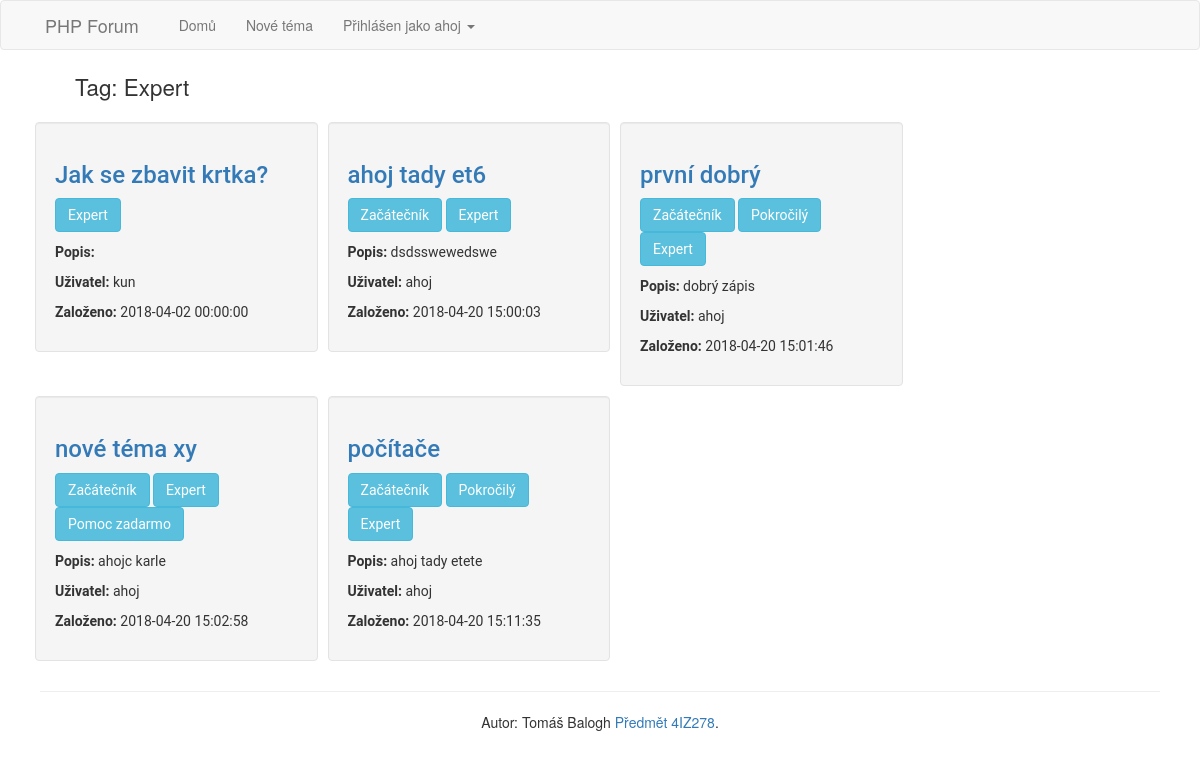
Screenshot of /tags.php?tags_id=3 (signed in) with the database file from the repository.
### tables this page shows
CREATE TABLE `users` (
  `id_user` int(8) UNSIGNED NOT NULL,
  `username` varchar(255) NOT NULL,
  `password` varchar(255) NOT NULL
);

CREATE TABLE `tags` (
  `id` int(11) UNSIGNED NOT NULL,
  `tags_name` varchar(100) NOT NULL
);

CREATE TABLE `topics` (
  `topic_id` int(11) UNSIGNED NOT NULL,
  `topic_name` varchar(255) NOT NULL,
  `topic_description` text NOT NULL,
  `topic_date` datetime NOT NULL,
  `topic_cat` int(8) UNSIGNED NOT NULL,
  `topic_by` int(8) UNSIGNED NOT NULL
);

### user_required.php (called while the page is built, shortened)
<?php
$stmt = $db->prepare("SELECT * FROM users WHERE id_user = ? LIMIT 1");
$stmt->execute(array($_SESSION["user_id"]));
$current_user = $stmt->fetchAll()[0];
?>

### tags.php (the view, shortened to what this page needs)
<?php
require 'db.php';
require 'user_required.php';
$stmt_tag = $db->prepare("SELECT * FROM tags WHERE id=?");
$stmt_tag->execute(array($_GET['tags_id']));
$tag = $stmt_tag->fetch();
$stmt_top = $db->prepare("
select tags.id, tags.tags_name, topics.topic_id, topics.topic_name, topics.topic_description, topics.topic_date, topics.topic_by, users.username as users from tags join tag_topic on tag_topic.tag = tags.id join topics on topics.topic_id = tag_topic.topic join users on topics.topic_by = users.id_user where tags.id = ? ORDER by topics.topic_date
");
$stmt_top->execute(array($_GET['tags_id']));
$topics = $stmt_top->fetchAll();
?>
<!DOCTYPE html>
<html>
<head>
    <?php include 'head_bootstrap.php' ?>
</head>
<body>
<?php include 'navbar.php' ?>
<div class="setup">
    <div class="container-fluid">
        <ul id="menu">
            <li>Tag: <?= $tag['tags_name'] ?></li>
        </ul>
    </div>
    <div class="container-fluid">
        <?php foreach ($topics as $row) { ?>
            <div class="col-md-3 well" id="div_topic">
                <h3><a href='topics_detail.php?topic_id=<?= $row['topic_id'] ?>'><?= $row['topic_name'] ?></a></h3>
                <?php
                $stmt_tags = $db->prepare("select tags_name, topics.topic_name from tags join tag_topic on tag_topic.tag = tags.id JOIN topics on topics.topic_id = tag_topic.topic where topics.topic_id = ?");
                $stmt_tags->execute(array($row['topic_id']));
                $tags = $stmt_tags->fetchAll();
                ?>
                <?php
                if ($tags){
                    foreach ($tags as $tag) { ?>
                        <button type="button" class="btn btn-info"><?= $tag['tags_name'] ?></button>
                    <?php } }
                else {
                    ?>
                    <button type="button" class="btn btn-danger"> Žádné tagy</button>
                <?php  }
                ?>
                <p><b>Popis: </b> <?= substr($row['topic_description'], 0, 50) ?> <?= strlen($row['topic_description']) > 50 ? "..." : "" ?></p>
                <p><b>Uživatel: </b><?= $row['users'] ?></p>
                <p><b>Založeno: </b><?= $row['topic_date'] ?></p>
            </div>
        <?php } ?>
    </div>
    <?php include 'footer.php' ?>
</body>
</html>

### navbar.php (shortened to what this page needs)
<nav class="navbar navbar-default">
    <div class="container">
        <ul class="nav navbar-nav" id="horizontal">
            <li class="navbar-brand active" >PHP Forum</li>
            <li><a href="index.php">Domů</a></li>
            <li><a href="new_topic.php">Nové téma</a></li>
                <li class="dropdown">
                    <a data-toggle="dropdown" href="#" aria-haspopup="true" aria-expanded="false">Přihlášen jako <?= $current_user['username'] ?>
                        <span class="caret"></span></a>
                </li>
        </ul>
    </div>
</nav>

### style.css (style rules this page uses)
.navbar-nav { position: absolute; }
#div_topic { font-family: roboto; margin: 10px 10px 0px 0px; }
.container a { text-decoration: none; }
#horizontal { display: inline; list-style-type: none; }
.well { padding: 0px; }
.setup { margin: 20px 20px 20px 20px; }
#menu li { font-size: 1.6em; display: inline; }

### rows the page displays
users: username "ahoj"
tags: tags_name "Expert", topics.topic_name "Jak se zbavit krtka?", users.username "kun", topics.topic_date "2018-04-02 00:00:00", topics.topic_name "ahoj tady et6", topics.topic_description "dsdsswewedswe", users.username "ahoj", topics.topic_date "2018-04-20 15:00:03", topics.topic_name "první dobrý", topics.topic_description "dobrý zápis", topics.topic_date "2018-04-20 15:01:46", topics.topic_name "nové téma xy", topics.topic_description "ahojc karle", topics.topic_date "2018-04-20 15:02:58", topics.topic_name "počítače", topics.topic_description "ahoj tady etete", topics.topic_date "2018-04-20 15:11:35"
tags: tags_name "Začátečník"
tags: tags_name "Pokročilý"
tags: tags_name "Pomoc zadarmo"
